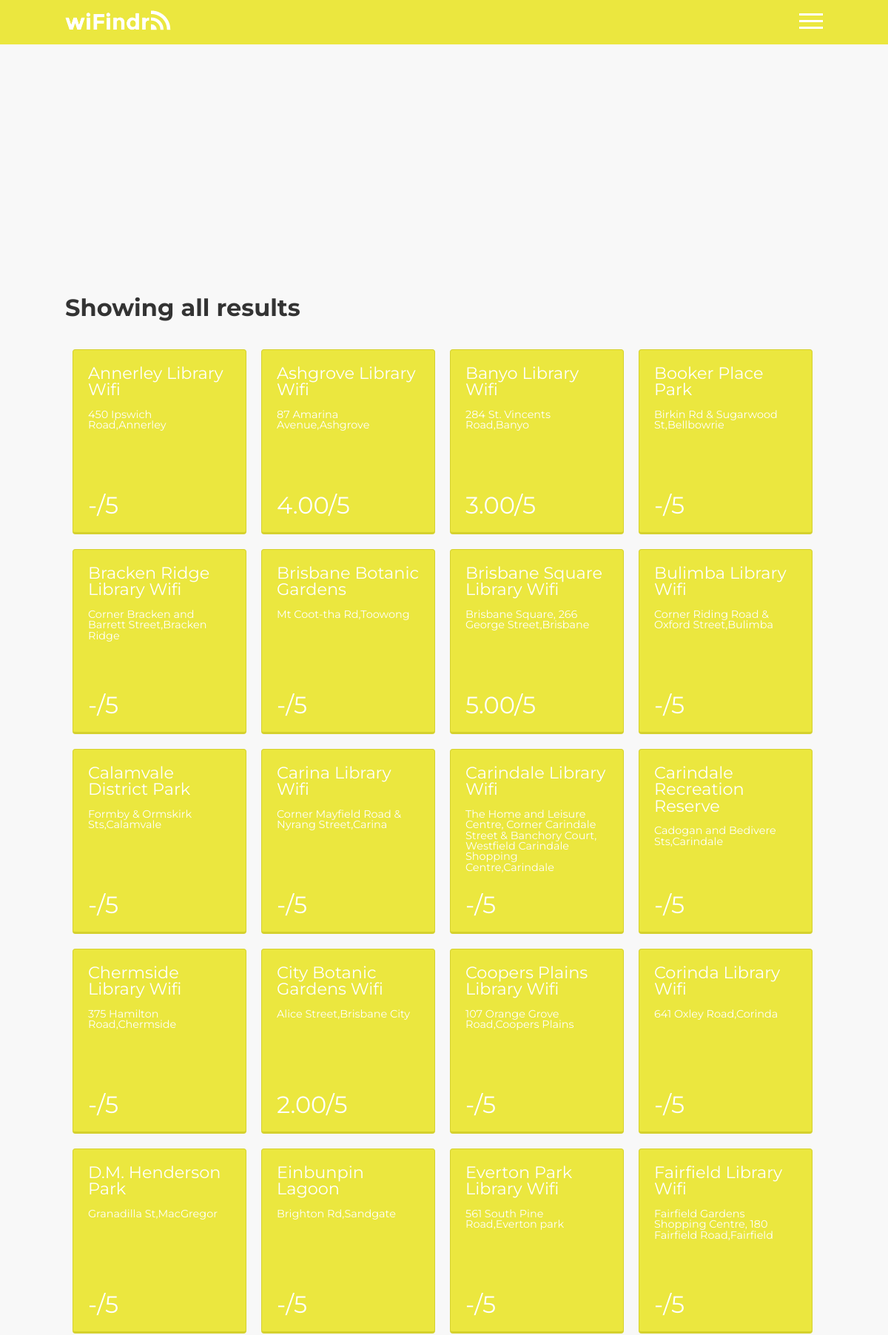
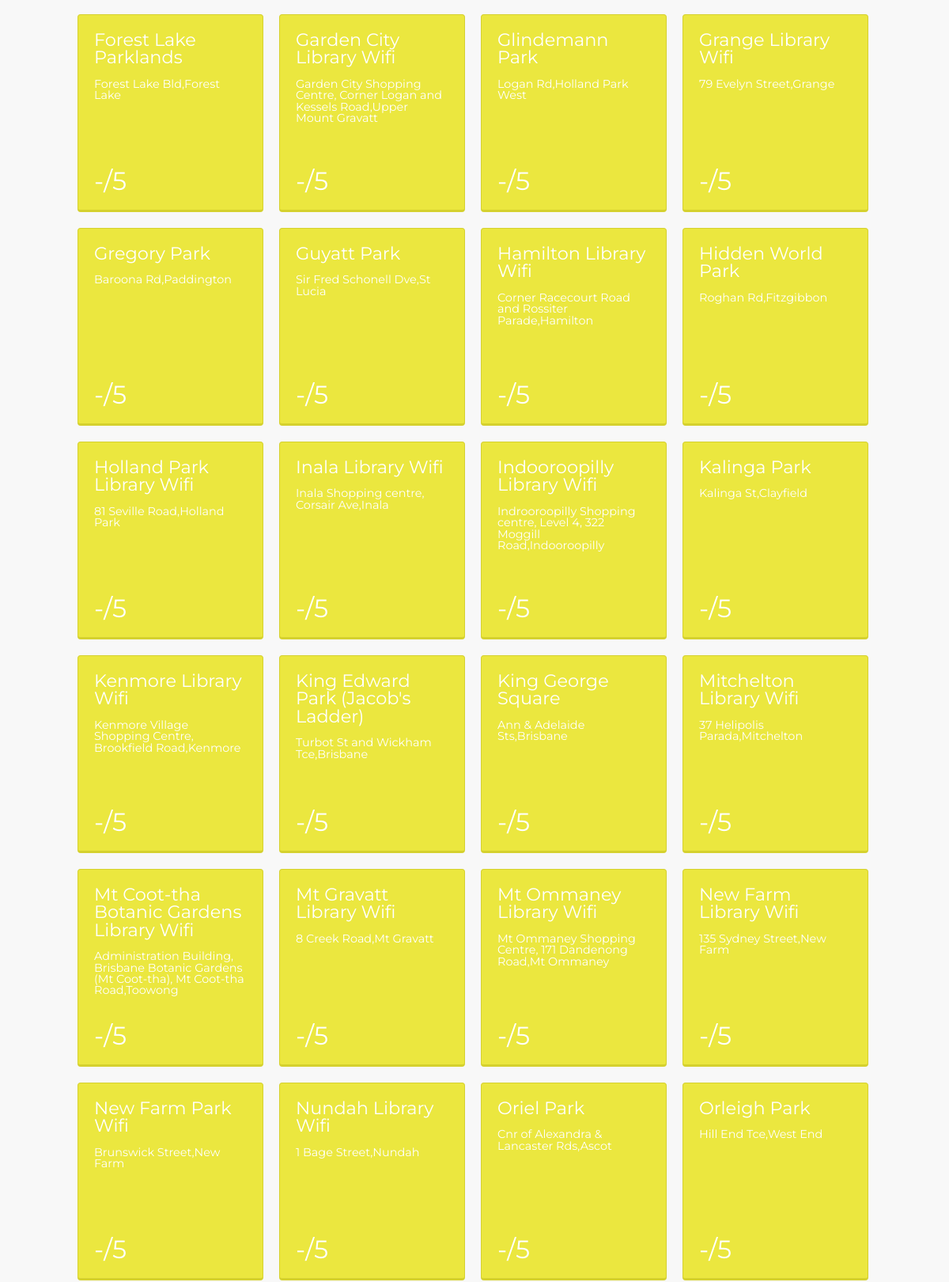
Screenshot of /results.php (signed in, upper part) with the database file from the repository (2 pictures, top to bottom).
### tables this page shows
CREATE TABLE IF NOT EXISTS `hotspots` (
  `id` int(9) NOT NULL AUTO_INCREMENT,
  `name` varchar(40) DEFAULT NULL,
  `address` varchar(107) DEFAULT NULL,
  `suburb` varchar(25) DEFAULT NULL,
  `latitude` decimal(10,7) DEFAULT NULL,
  `longitude` decimal(10,7) DEFAULT NULL,
  `hotspot_rating` decimal(10,2) NOT NULL,
  PRIMARY KEY (`id`)
);

### includes/results.inc (called while the page is built, shortened)
<?php
$selected_suburb = $_POST['select_suburb'];
$sent_rating = $_POST['sort_rating'];
$usr_latitude = $_POST['latitude'];
$usr_longitude = $_POST['longitude'];
if($usr_latitude != ""){
	$hotspots = $pdo->prepare('SELECT * FROM hotspots');
	$hotspots->execute();
	$latitude = $usr_latitude;
	$longitude = $usr_longitude;
	$hot_count = $hotspots->rowCount();
	$id_array = Array();
	foreach($hotspots as $hotspot){
		$distance = sqrt(pow(($hotspot['latitude']-$usr_latitude), 2)+pow(($hotspot['longitude']-$usr_longitude), 2));
		if ($distance < 0.015){
			$hotspots = array_push($id_array, $hotspot['id']);
		}
	}
	$hotspots = $pdo->prepare('SELECT * FROM hotspots WHERE id IN ('.implode(',', array_map('intval', $id_array)).')');
	$hotspots->execute();
	$case = 1;
}
else{
	if($selected_suburb != ""){
		if($sent_rating != ""){
			$hotspots = $pdo->prepare('SELECT * FROM hotspots WHERE suburb LIKE :searched AND hotspot_rating > :sent_rating');
			$hotspots->bindValue(':searched', "%".$selected_suburb."%");
			$hotspots->bindValue(':sent_rating', $sent_rating);
			$case = 2;
		}
		else{
			$hotspots = $pdo->prepare('SELECT * FROM hotspots WHERE suburb LIKE :searched');
			$hotspots->bindValue(':searched', "%".$selected_suburb."%");
			$case = 3;
		}
	}
	else{
		if($sent_rating != ""){
			$hotspots = $pdo->prepare('SELECT * FROM hotspots WHERE hotspot_rating > :sent_rating');
			$hotspots->bindValue(':sent_rating', $sent_rating);
			$case = 4;
		}
		else{
			$hotspots = $pdo->prepare('SELECT * FROM hotspots');
			$case = 5;
		}
	}
	$hotspots->execute();
	$results = $hotspots->fetch(PDO::FETCH_ASSOC);
	$longitude = $results['longitude'];
	$latitude = $results['latitude'];
	$hotspots->execute();
}
$hotspots->execute();
?>

### search_messages.php (called while the page is built, shortened)
<?php
switch ($case) {
	case 5:
		$search_message = "Showing all results";
		break;
}
?>

### results.php (the view, shortened to what this page needs)
<?php
include 'dbconnect.inc';
include 'includes/results.inc';
?>
<!DOCTYPE html>
<html lang="en">
	<head>
		<link rel="stylesheet" href="css/reset.css" type="text/css">
		<link rel="stylesheet" href="css/style.css" type="text/css">
		<link rel="stylesheet" href="css/animation.css" type="text/css">
		<link rel="stylesheet" href="css/mobile.css" type="text/css">
	</head>
	<body onload="loadMap(<?php echo $latitude ?>, <?php echo $longitude?>)">
		<div id="wrapper">
			<div id="header_wrap" class="yellow_bg">
	            <div id="header" class="center">
	                <a href="index.php"><img src="images/logo/logo_white.png" class="left header-logo" alt="wiFindr"></a>
	                <a href="javascript:void(0);" id="menu_icon" class="right" onclick="menu()"><img src="images/icons/menu_icon.png" alt="Open Menu"/></a>
	            </div>
	        </div>
	        <div id="content">
		        <div id="map-canvas" class="map-canvas-short"></div>
		        <div class="page center padding30">
		        	<h2>
		        		<?php
			        	include "search_messages.php";
			        	echo $search_message;
		        		?>
		        	</h2>
		        	<div id="results-wrap">
		        		<?php
		        			foreach($hotspots as $hotspot){
		        				if($hotspot['hotspot_rating'] != 0){
		        					$rating = $hotspot['hotspot_rating'];
		        				}
		        				else{
		        					$rating = "-";
		        				}
			        			$clean_suburb = preg_replace('/[0-9,]+/', '', $hotspot['suburb']);
			        			echo '<a href="hotspot.php?id=',$hotspot['id'],'" class="result">',
			        			'<p class="result-name">',$hotspot['name'],'</p>',
			        			'<p class="result-address">',$hotspot['address'],',',$clean_suburb,'</p>',
			        			'<div class="result-rating">',$rating,'/5</div></a>';
			        		}
		        		?>
		        	</div>
		        </div>
		    </div>
	    </div>
	</body>
</html>

### css/style.css (style rules this page uses)
body { background-color: #f8f8f8; overflow-x: hidden; height: 100%; }
#wrapper { min-height: 100vh; position: relative; overflow-x:hidden; }
#content { padding-bottom:70px; overflow: hidden; height: auto; }
.left { float:left; }
.right { float: right; }
.center { margin: 0 auto 0 auto; }
h2 { font-family: "Montserrat", sans-serif; font-size: 2em; font-weight: 700; color: #333; margin: 10px 0px 10px 0px; }
.page { width: 1024px; position: relative; overflow: hidden; height: auto; }
.yellow_bg { background-color: rgba(235, 231, 63, 1); }
.padding30 { padding: 30px; }
#header_wrap { height: 60px; width: 100%; }
#header { width: 1024px; height: 60px; }
.header-logo { margin-top: 12px; }
#menu_icon { position: relative; top: 18px; right: 0px; display: block; z-index: 10; }
.map-canvas-short { height:300px; width: 100%; margin: 0; padding: 0; }
.result { padding: 20px; height: 250px; width: 235px; float:left; background-color: #EBE73F; color: #fff; font-family: "Montserrat", sans-serif; margin: 10px; border-radius: 4px; border: 1px solid #D5D12E; border-bottom: 3px solid #D5D12E; box-sizing: border-box; position: relative; }
#results-wrap { margin-top: 30px; overflow: hidden; height: auto; }
.result-name { font-family: inherit; margin: 0px 0px 15px 0px; font-size: 1.4em; }
.result-address { font-family: inherit; margin: 0px 0px 30px 0px; font-size: 0.9em; }
.result-rating { font-family: inherit; font-size: 2em; position: absolute; bottom: 20px; left: 20px; }

### css/animation.css (style rules this page uses)
#search-bar, #registration input, .result, #menu_wrap, body, #menu_wrap ul li, #menu_icon, #login, #search_again, #send_review { -webkit-transition: all 0.2s ease-in-out; -moz-transition: all 0.2s ease-in-out; -o-transition: all 0.2s ease-in-out; transition: all 0.2s ease-in-out; }

### rows the page displays
hotspots: name "Annerley Library Wifi", address "450 Ipswich Road", suburb "Annerley", hotspot_rating "-"
hotspots: name "Ashgrove Library Wifi", address "87 Amarina Avenue", suburb "Ashgrove", hotspot_rating "4.00"
hotspots: name "Banyo Library Wifi", address "284 St. Vincents Road", suburb "Banyo", hotspot_rating "3.00"
hotspots: name "Booker Place Park", address "Birkin Rd & Sugarwood St", suburb "Bellbowrie", hotspot_rating "-"
hotspots: name "Bracken Ridge Library Wifi", address "Corner Bracken and Barrett Street", suburb "Bracken Ridge", hotspot_rating "-"
hotspots: name "Brisbane Botanic Gardens", address "Mt Coot-tha Rd", suburb "Toowong", hotspot_rating "-"
hotspots: name "Brisbane Square Library Wifi", address "Brisbane Square, 266 George Street", suburb "Brisbane", hotspot_rating "5.00"
hotspots: name "Bulimba Library Wifi", address "Corner Riding Road & Oxford Street", suburb "Bulimba", hotspot_rating "-"
hotspots: name "Calamvale District Park", address "Formby & Ormskirk Sts", suburb "Calamvale", hotspot_rating "-"
hotspots: name "Carina Library Wifi", address "Corner Mayfield Road & Nyrang Street", suburb "Carina", hotspot_rating "-"
hotspots: name "Carindale Library Wifi", address "The Home and Leisure Centre, Corner Carindale Street & Banchory Court, Westfield Carindale Shopping Centre", suburb "Carindale", hotspot_rating "-"
hotspots: name "Carindale Recreation Reserve", address "Cadogan and Bedivere Sts", suburb "Carindale", hotspot_rating "-"
hotspots: name "Chermside Library Wifi", address "375 Hamilton Road", suburb "Chermside", hotspot_rating "-"
hotspots: name "City Botanic Gardens Wifi", address "Alice Street", suburb "Brisbane City", hotspot_rating "2.00"
hotspots: name "Coopers Plains Library Wifi", address "107 Orange Grove Road", suburb "Coopers Plains", hotspot_rating "-"
hotspots: name "Corinda Library Wifi", address "641 Oxley Road", suburb "Corinda", hotspot_rating "-"
hotspots: name "D.M. Henderson Park", address "Granadilla St", suburb "MacGregor", hotspot_rating "-"
hotspots: name "Einbunpin Lagoon", address "Brighton Rd", suburb "Sandgate", hotspot_rating "-"
hotspots: name "Everton Park Library Wifi", address "561 South Pine Road", suburb "Everton park", hotspot_rating "-"
hotspots: name "Fairfield Library Wifi", address "Fairfield Gardens Shopping Centre, 180 Fairfield Road", suburb "Fairfield", hotspot_rating "-"
hotspots: name "Forest Lake Parklands", address "Forest Lake Bld", suburb "Forest Lake", hotspot_rating "-"
hotspots: name "Garden City Library Wifi", address "Garden City Shopping Centre, Corner Logan and Kessels Road", suburb "Upper Mount Gravatt", hotspot_rating "-"
hotspots: name "Glindemann Park", address "Logan Rd", suburb "Holland Park West", hotspot_rating "-"
hotspots: name "Grange Library Wifi", address "79 Evelyn Street", suburb "Grange", hotspot_rating "-"
hotspots: name "Gregory Park", address "Baroona Rd", suburb "Paddington", hotspot_rating "-"
hotspots: name "Guyatt Park", address "Sir Fred Schonell Dve", suburb "St Lucia", hotspot_rating "-"
hotspots: name "Hamilton Library Wifi", address "Corner Racecourt Road and Rossiter Parade", suburb "Hamilton", hotspot_rating "-"
hotspots: name "Hidden World Park", address "Roghan Rd", suburb "Fitzgibbon", hotspot_rating "-"
hotspots: name "Holland Park Library Wifi", address "81 Seville Road", suburb "Holland Park", hotspot_rating "-"
hotspots: name "Inala Library Wifi", address "Inala Shopping centre, Corsair Ave", suburb "Inala", hotspot_rating "-"
hotspots: name "Indooroopilly Library Wifi", address "Indrooroopilly Shopping centre, Level 4, 322 Moggill Road", suburb "Indooroopilly", hotspot_rating "-"
hotspots: name "Kalinga Park", address "Kalinga St", suburb "Clayfield", hotspot_rating "-"
hotspots: name "Kenmore Library Wifi", address "Kenmore Village Shopping Centre, Brookfield Road", suburb "Kenmore", hotspot_rating "-"
hotspots: name "King Edward Park (Jacob's Ladder)", address "Turbot St and Wickham Tce", suburb "Brisbane", hotspot_rating "-"
hotspots: name "King George Square", address "Ann & Adelaide Sts", suburb "Brisbane", hotspot_rating "-"
hotspots: name "Mitchelton Library Wifi", address "37 Helipolis Parada", suburb "Mitchelton", hotspot_rating "-"
hotspots: name "Mt Coot-tha Botanic Gardens Library Wifi", address "Administration Building, Brisbane Botanic Gardens (Mt Coot-tha), Mt Coot-tha Road", suburb "Toowong", hotspot_rating "-"
hotspots: name "Mt Gravatt Library Wifi", address "8 Creek Road", suburb "Mt Gravatt", hotspot_rating "-"
hotspots: name "Mt Ommaney Library Wifi", address "Mt Ommaney Shopping Centre, 171 Dandenong Road", suburb "Mt Ommaney", hotspot_rating "-"
hotspots: name "New Farm Library Wifi", address "135 Sydney Street", suburb "New Farm", hotspot_rating "-"
hotspots: name "New Farm Park Wifi", address "Brunswick Street", suburb "New Farm", hotspot_rating "-"
hotspots: name "Nundah Library Wifi", address "1 Bage Street", suburb "Nundah", hotspot_rating "-"
hotspots: name "Oriel Park", address "Cnr of Alexandra & Lancaster Rds", suburb "Ascot", hotspot_rating "-"
hotspots: name "Orleigh Park", address "Hill End Tce", suburb "West End", hotspot_rating "-"

### other values shown
$search_message "Showing all results"
